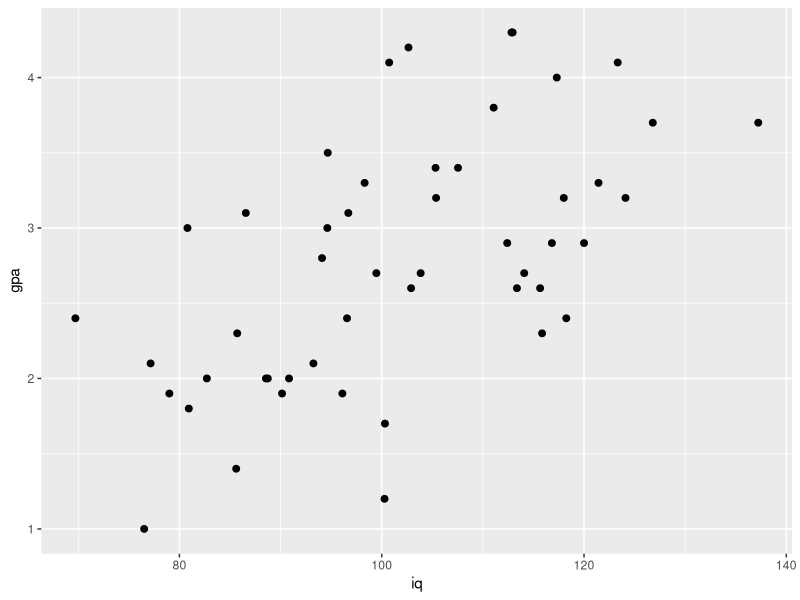

This chart was generated by the following R code:
## ---- chunk 1
library(ggplot2)
IQ = rnorm(50, 100, 15)
GPA = pmax(1, pmin(4.3, round((IQ-100)/15*0.5+2.8+rnorm(length(IQ),0,0.7), 1)))
iq.gpa = data.frame(iq=IQ, gpa=GPA)
g1 = ggplot(iq.gpa, aes(iq,gpa))+
      geom_point(size=2)
print(g1)

( lm.fit = lm(data = iq.gpa, gpa~iq) )
## ---- chunk 2
coef(summary(lm.fit))['iq',]
## ---- chunk 3
cor.test(iq.gpa$iq, iq.gpa$gpa)
## ---- chunk 4
anova(lm.fit)['iq',]
## ---- chunk 5
SS.yhat = anova(lm.fit)['iq', 'Sum Sq']
SS.error = anova(lm.fit)['Residuals', 'Sum Sq']
df.1 = 1 # anova(lm.fit)['iq', 'Df']
df.2 = nrow(iq.gpa)-2 # anova(lm.fit)['Residuals', 'Df']
( F = (SS.yhat/df.1) / (SS.error/df.2) )
( p = 1-pf(F, df.1, df.2) )
## ---- chunk 6
# t statistics from slope and correlation
(ts = c(coef(summary(lm.fit))['iq', 't value'], 
        cor.test(iq.gpa$iq, iq.gpa$gpa)$statistic) )
# squared t statistics and anova F value
c(ts^2, anova(lm.fit)['iq', 'F value'])

# p values from slope, correlation, and anova
c(coef(summary(lm.fit))['iq', 'Pr(>|t|)'], 
  cor.test(iq.gpa$iq, iq.gpa$gpa)$p.value,
  anova(lm.fit)['iq', 'Pr(>F)'])
